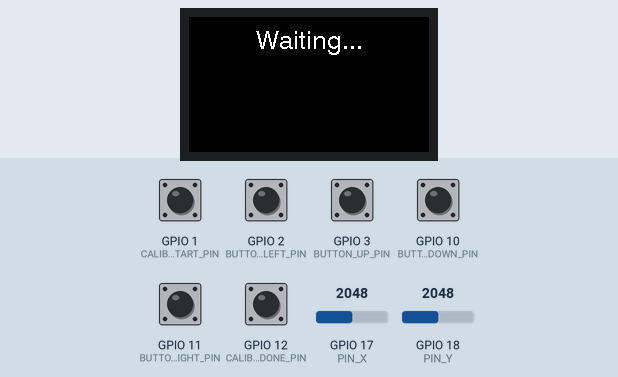
Recording of a sketch running on a simulated ESP32-S3. On the bench: 240×135 colour display. The test bench sets the inputs (shaded band); at power-on: GPIO 1 (CALIBRATION_START_PIN), GPIO 2 (BUTTON_LEFT_PIN), GPIO 3 (BUTTON_UP_PIN), GPIO 10 (BUTTON_DOWN_PIN), GPIO 11 (BUTTON_RIGHT_PIN), GPIO 12 (CALIBRATION_DONE_PIN) HIGH, GPIO 17 (PIN_X) = 2048, GPIO 18 (PIN_Y) = 2048. EEPROM starts erased; USB keyboard and mouse output is not drawn; what the sketch prints to the serial monitor is not drawn.

Above: at 0.2 s.
At 3.4 s:
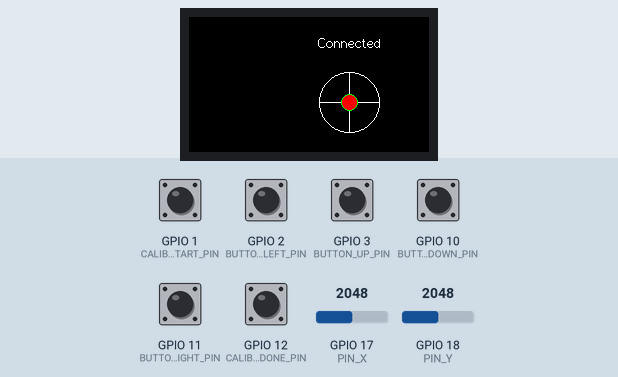
3.5 s: GPIO 1 (CALIBRATION_START_PIN) pulled LOW for 0.15 s
5.1 s: GPIO 12 (CALIBRATION_DONE_PIN) pulled LOW for 0.15 s
Timing chart, 0 to 8.1 s (numbered marks = the images above; inputs shaded):
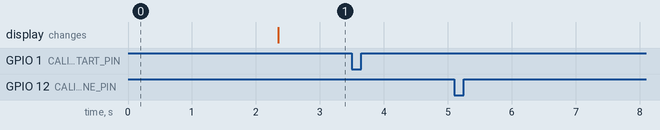

Measured:
- after the input at 3.5 s, every drawn part: stays the same
- after the input at 5.1 s, every drawn part: stays the same

The sketch:

joystick.ino
```cpp
// Testing: https://hcidesign.com/gamepad/
// arduino-cli compile --fqbn esp32:esp32:lilygo_t_display_s3
// arduino-cli upload -p /dev/cu.usbmodem13301 --fqbn esp32:esp32:lilygo_t_display_s3
// arduino-cli monitor -p /dev/cu.usbmodem13301 --config 115200

#include <EEPROM.h>
#include <BleGamepad.h>
#include <TFT_eSPI.h>

/*
 * Libraries
 */

// ESP32-BLE-Gamepad 0.5.4
// NimBLE-Arduino    1.4.2
// TFT_eSPI          2.5.43
// SPI               2.0.0
// FS                2.0.0
// SPIFFS            2.0.0

// Calibration values for joystick
// int16_t x_offset = 0;
// int16_t x_low = 0;
// int16_t x_high = 0;
// int16_t y_offset = 0;
// int16_t y_low = 0;
// int16_t y_high = 0;

int16_t x_offset = 3229;
int16_t y_offset = 4287;
int16_t x_low = -1677;
int16_t x_high = 754;
int16_t y_low = -2763;
int16_t y_high = -135;

// Analog pins for joystick input
#define PIN_X 17 // ESP32 ADC pin for joystick X-axis
#define PIN_Y 18 // ESP32 ADC pin for joystick Y-axis

// TFT constants
#define TFT_WIDTH 320  // TFT width
#define TFT_HEIGHT 170 // TFT height

// Joystick constants
#define BUTTONS 6                 // Number of physical buttons
#define CIRCLE_RADIUS 30          // Radius of the circle representing joystick range
#define CENTER_X (TFT_WIDTH / 2)  // Center X position on the TFT
#define CENTER_Y (TFT_HEIGHT / 2) // Center Y position on the TFT
#define STATUS_Y 26               // Y position for the connection status text

// Calibration control buttons
#define CALIBRATION_START_PIN 1 // Pin for starting calibration
#define CALIBRATION_DONE_PIN 12 // Pin for stopping calibration
#define BUTTON_UP_PIN 3         // Pin for moving up
#define BUTTON_DOWN_PIN 10      // Pin for moving down
#define BUTTON_LEFT_PIN 2       // Pin for moving left
#define BUTTON_RIGHT_PIN 11     // Pin for moving right

// Button configuration
uint8_t button_pins[BUTTONS] = {CALIBRATION_START_PIN, CALIBRATION_DONE_PIN, BUTTON_UP_PIN, BUTTON_DOWN_PIN, BUTTON_LEFT_PIN, BUTTON_RIGHT_PIN};
uint8_t button_mapping[BUTTONS] = {1, 2, 3, 4, 5, 6};

// Debounce delay in milliseconds
#define DEBOUNCE_DELAY 300

// TFT Setup
TFT_eSPI tft = TFT_eSPI();
TFT_eSprite sprite = TFT_eSprite(&tft); // Add sprite for smooth rendering

// Initialize BleGamepad
BleGamepad bleGamepad("Gotnull's Gamepad", "gotnull", 100);
BleGamepadConfiguration bleGamepadConfig;

// Calibration state
bool calibrating = false;
int16_t calibration_x_center = 0;
int16_t calibration_y_center = 0;

// Debounce state
unsigned long last_calibration_start_time = 0;
unsigned long last_calibration_done_time = 0;

// EEPROM addresses for calibration values
#define EEPROM_X_OFFSET_ADDR 0
#define EEPROM_X_LOW_ADDR (EEPROM_X_OFFSET_ADDR + sizeof(int16_t))
#define EEPROM_X_HIGH_ADDR (EEPROM_X_LOW_ADDR + sizeof(int16_t))
#define EEPROM_Y_OFFSET_ADDR (EEPROM_X_HIGH_ADDR + sizeof(int16_t))
#define EEPROM_Y_LOW_ADDR (EEPROM_Y_OFFSET_ADDR + sizeof(int16_t))
#define EEPROM_Y_HIGH_ADDR (EEPROM_Y_LOW_ADDR + sizeof(int16_t))

void saveCalibrationValues()
{
  EEPROM.put(EEPROM_X_OFFSET_ADDR, x_offset);
  EEPROM.put(EEPROM_X_LOW_ADDR, x_low);
  EEPROM.put(EEPROM_X_HIGH_ADDR, x_high);
  EEPROM.put(EEPROM_Y_OFFSET_ADDR, y_offset);
  EEPROM.put(EEPROM_Y_LOW_ADDR, y_low);
  EEPROM.put(EEPROM_Y_HIGH_ADDR, y_high);
  EEPROM.commit();
}

void loadCalibrationValues()
{
  EEPROM.get(EEPROM_X_OFFSET_ADDR, x_offset);
  EEPROM.get(EEPROM_X_LOW_ADDR, x_low);
  EEPROM.get(EEPROM_X_HIGH_ADDR, x_high);
  EEPROM.get(EEPROM_Y_OFFSET_ADDR, y_offset);
  EEPROM.get(EEPROM_Y_LOW_ADDR, y_low);
  EEPROM.get(EEPROM_Y_HIGH_ADDR, y_high);
}

void setup()
{
  Serial.begin(115200);
  Serial.println("Starting BLE Gamepad...");

  EEPROM.begin(512);
  loadCalibrationValues();

  tft.init();
  tft.setRotation(1);
  sprite.createSprite(TFT_WIDTH, TFT_HEIGHT); // Create sprite to cover the whole screen

  sprite.fillSprite(TFT_BLACK);
  sprite.setTextDatum(MC_DATUM);             // Middle Center datum for text
  sprite.setTextColor(TFT_WHITE, TFT_BLACK); // Text color white, background black
  sprite.drawString("Waiting...", tft.width() / 2, STATUS_Y, 4);
  sprite.pushSprite(0, 0); // Push sprite to show text

  pinMode(PIN_X, INPUT);
  pinMode(PIN_Y, INPUT);

  for (int i = 0; i < BUTTONS; i++)
  {
    pinMode(button_pins[i], INPUT_PULLUP);
  }

  bleGamepadConfig.setAutoReport(false);
  bleGamepadConfig.setControllerType(CONTROLLER_TYPE_JOYSTICK);
  bleGamepadConfig.setButtonCount(BUTTONS);
  bleGamepadConfig.setHatSwitchCount(0);
  bleGamepadConfig.setVid(0x4511);
  bleGamepadConfig.setPid(0x9023);
  bleGamepad.begin(&bleGamepadConfig);

  printCalibration();

  delay(2000);
}

void loop()
{
  int16_t x_val = analogRead(PIN_X);
  int16_t y_val = analogRead(PIN_Y);

  // Check BLE connection status
  sprite.fillSprite(TFT_BLACK); // Clear sprite
  if (bleGamepad.isConnected())
  {
    sprite.drawString("Connected", CENTER_X, STATUS_Y, 2); // Draw connected status
  }
  else
  {
    sprite.drawString("Not Connected", CENTER_X, STATUS_Y, 2); // Draw not connected status
  }

  // Calibration logic
  if (calibrating)
  {
    x_val = map(constrain(x_val - calibration_x_center, x_low, x_high), x_low, x_high, -32767, 32767);
    y_val = map(constrain(y_val - calibration_y_center, y_low, y_high), y_low, y_high, -32767, 32767);
  }
  else
  {
    x_val = map(constrain(x_val - x_offset, x_low, x_high), x_low, x_high, -32767, 32767);
    y_val = map(constrain(y_val - y_offset, y_low, y_high), y_low, y_high, -32767, 32767);
  }

  x_val = -x_val;
  y_val = -y_val;

  unsigned long current_time = millis();

  if (digitalRead(button_pins[0]) == LOW && (current_time - last_calibration_start_time) > DEBOUNCE_DELAY)
  {
    startCalibration();
    last_calibration_start_time = current_time;
  }

  if (calibrating)
  {
    calibrateJoystick(x_val, y_val);
  }
  else
  {
    operateJoystick(x_val, y_val);
  }

  updateButtonStates();
  bleGamepad.sendReport();

  drawJoystickRepresentation(x_val, y_val); // Draw joystick after text

  sprite.pushSprite(0, 0); // Push sprite after drawing everything for smooth rendering
  delay(10);
}

void startCalibration()
{
  calibrating = true;
  calibration_x_center = analogRead(PIN_X);
  calibration_y_center = analogRead(PIN_Y);
  Serial.println("Calibration started.");
}

void finalizeCalibration()
{
  x_offset = calibration_x_center;
  y_offset = calibration_y_center;

  printCalibration();
  saveCalibrationValues();
  calibrating = false;

  Serial.println("Calibration completed.");
}

void printCalibration()
{
  Serial.println("Calibration Values:");

  Serial.print("int16_t x_offset = ");
  Serial.print(x_offset);
  Serial.println(";");

  Serial.print("int16_t y_offset = ");
  Serial.print(y_offset);
  Serial.println(";");

  Serial.print("int16_t x_low = ");
  Serial.print(x_low);
  Serial.println(";");

  Serial.print("int16_t x_high = ");
  Serial.print(x_high);
  Serial.println(";");

  Serial.print("int16_t y_low = ");
  Serial.print(y_low);
  Serial.println(";");

  Serial.print("int16_t y_high = ");
  Serial.print(y_high);
  Serial.println(";");
}

void calibrateJoystick(int16_t x_val, int16_t y_val)
{
  bleGamepad.setAxes(x_val, y_val);
  drawJoystickRepresentation(x_val, y_val);

  if (digitalRead(button_pins[2]) == LOW)
  {
    calibration_y_center -= 10;
  }

  if (digitalRead(button_pins[3]) == LOW)
  {
    calibration_y_center += 10;
  }

  if (digitalRead(button_pins[4]) == LOW)
  {
    calibration_x_center -= 10;
  }

  if (digitalRead(button_pins[5]) == LOW)
  {
    calibration_x_center += 10;
  }

  if (digitalRead(button_pins[1]) == LOW && (millis() - last_calibration_done_time) > DEBOUNCE_DELAY)
  {
    finalizeCalibration();
    last_calibration_done_time = millis();
  }
}

void operateJoystick(int16_t x_val, int16_t y_val)
{
  bleGamepad.setAxes(x_val, y_val);
  drawJoystickRepresentation(x_val, y_val);
}

void drawJoystickRepresentation(int16_t x_val, int16_t y_val)
{
  sprite.drawCircle(CENTER_X, CENTER_Y, CIRCLE_RADIUS, TFT_WHITE);
  sprite.drawLine(CENTER_X - CIRCLE_RADIUS, CENTER_Y, CENTER_X + CIRCLE_RADIUS, CENTER_Y, TFT_WHITE);
  sprite.drawLine(CENTER_X, CENTER_Y - CIRCLE_RADIUS, CENTER_X, CENTER_Y + CIRCLE_RADIUS, TFT_WHITE);

  const int16_t INNER_CIRCLE_RADIUS = 8;
  sprite.drawCircle(CENTER_X, CENTER_Y, INNER_CIRCLE_RADIUS, TFT_GREEN);

  int16_t x_pos = map(constrain(x_val, -32767, 32767), -32767, 32767, CENTER_X - CIRCLE_RADIUS, CENTER_X + CIRCLE_RADIUS);
  int16_t y_pos = map(constrain(y_val, -32767, 32767), -32767, 32767, CENTER_Y - CIRCLE_RADIUS, CENTER_Y + CIRCLE_RADIUS);

  int16_t dx = x_pos - CENTER_X;
  int16_t dy = y_pos - CENTER_Y;
  if (dx * dx + dy * dy > CIRCLE_RADIUS * CIRCLE_RADIUS)
  {
    float angle = atan2(dy, dx);
    x_pos = CENTER_X + CIRCLE_RADIUS * cos(angle);
    y_pos = CENTER_Y + CIRCLE_RADIUS * sin(angle);
  }

  sprite.fillCircle(x_pos, y_pos, 7, TFT_RED);
}

void updateButtonStates()
{
  for (int i = 0; i < BUTTONS; i++)
  {
    if (digitalRead(button_pins[i]) == LOW)
    {
      bleGamepad.press(button_mapping[i]);
    }
    else
    {
      bleGamepad.release(button_mapping[i]);
    }
  }
}
```
